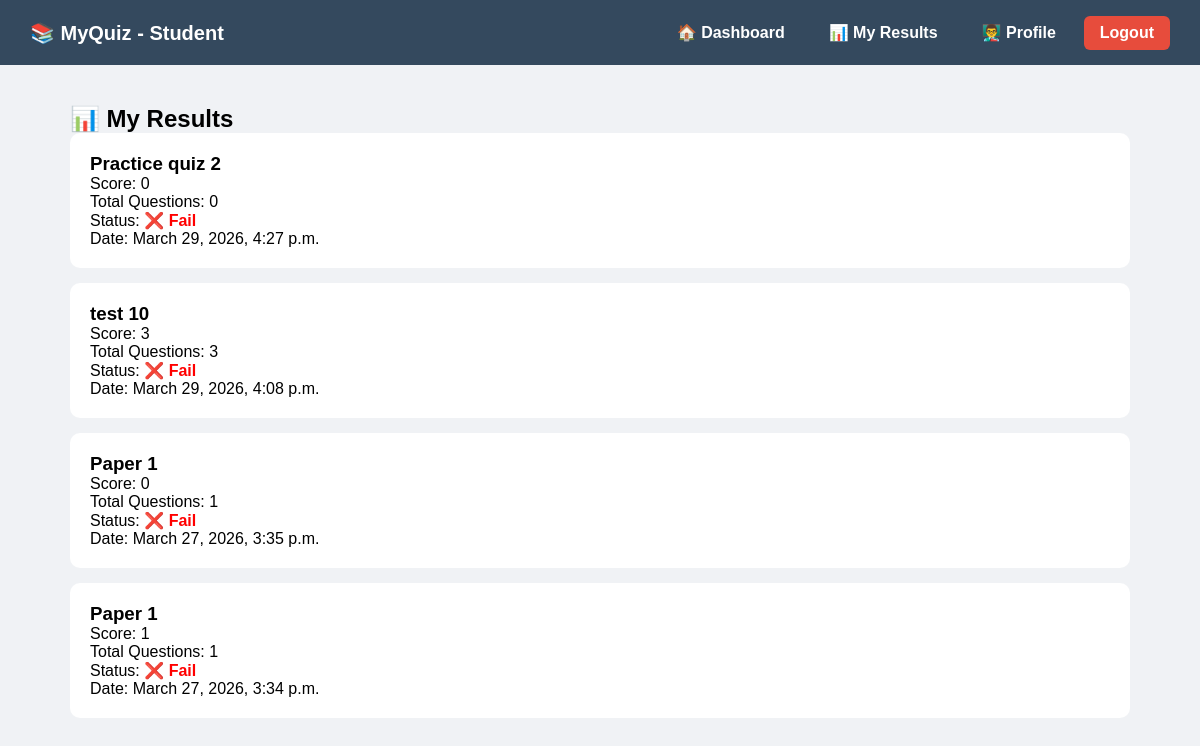
The app's page /results/student/ (signed in), older data.
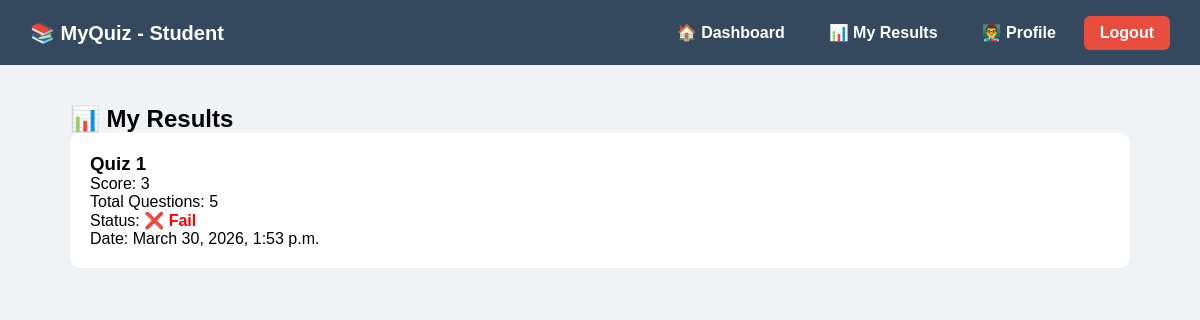
The same page, newer data.
### results/models.py (models this page shows, shortened)
class Result(models.Model):
    student = models.ForeignKey(User, on_delete=models.CASCADE)
    quiz = models.ForeignKey(Quiz, on_delete=models.CASCADE)
    score = models.IntegerField()
    total_questions = models.IntegerField()
    date_taken = models.DateTimeField(auto_now_add=True)
    is_reviewed = models.BooleanField(default=False)
    is_pending_review = models.BooleanField(default=False)

### subjects/models.py (models this page shows, shortened)
class Quiz(models.Model):
    subject = models.ForeignKey(
        Subject, on_delete=models.CASCADE, related_name="quizzes"
    )
    title = models.CharField(max_length=200)
    time_limit = models.PositiveIntegerField(default=10)  # minutes
    is_active = models.BooleanField(default=True)

### results/views.py (the view)
# urls.py: path("student/", views.student_results, name="student_results"),
@login_required
def student_results(request):
    results = Result.objects.filter(student=request.user).order_by("-date_taken")
    return render(request, "results/student_results.html", {"results": results})

### templates/results/student_results.html (shortened to what this page needs)
{% extends 'base_student.html' %}
{% block content %}
<h2>📊 My Results</h2>
{% for r in results %}
<div class="card">
    <h3>{{ r.quiz.title }}</h3>
    <p>Score: {{ r.score }}</p>
    <p>Total Questions: {{ r.total_questions }}</p>
    <p>
        Status:
        {% if r.is_pending_review %}
            <span class="pending">⏳ Pending Review</span>
        {% elif r.score >= 5 %}
            <span class="pass">✅ Pass</span>
        {% else %}
            <span class="fail">❌ Fail</span>
        {% endif %}
    </p>
    <p>Date: {{ r.date_taken }}</p>
</div>
{% empty %}
<p>No results yet.</p>
{% endfor %}
{% endblock %}

Row changes from the older to the newer data that the page shows:
removed Result: quiz "Practice quiz 2", score "0", total_questions "0", is_pending_review "❌ Fail", date_taken "March 29, 2026, 4:27 p.m."
removed Result: quiz "test 10", score "3", total_questions "3", is_pending_review "❌ Fail", date_taken "March 29, 2026, 4:08 p.m."
removed Result: quiz "Paper 1", score "0", total_questions "1", is_pending_review "❌ Fail", date_taken "March 27, 2026, 3:35 p.m."
removed Result: quiz "Paper 1", score "1", total_questions "1", is_pending_review "❌ Fail", date_taken "March 27, 2026, 3:34 p.m."
added Result: quiz "Quiz 1", score "3", total_questions "5", is_pending_review "❌ Fail", date_taken "March 30, 2026, 1:53 p.m."
